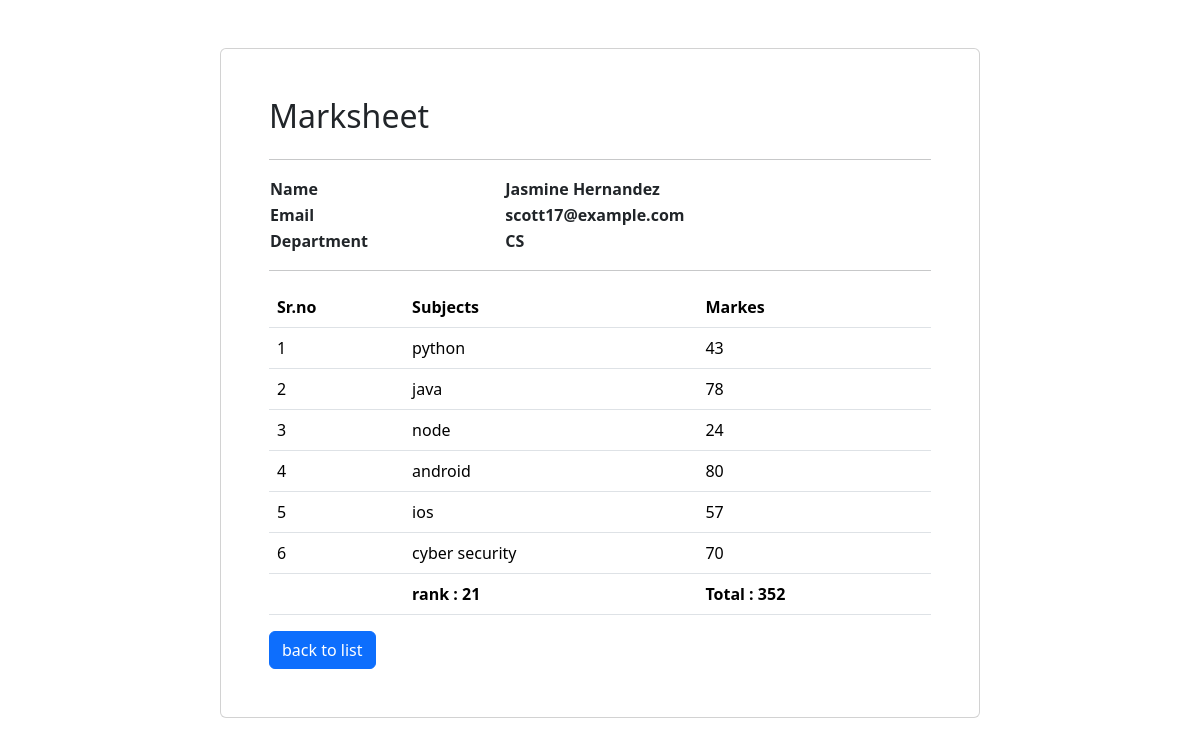
Screenshot of /marksheet?id=4 with the database file from the repository.
### app/models.py (models this page shows)
class marks(models.Model):
    student = models.ForeignKey(student,on_delete=models.CASCADE)
    subject = models.ForeignKey(subject,on_delete=models.CASCADE)
    marks = models.IntegerField(default=0)

class student(models.Model):
    dept = models.ForeignKey(department,on_delete=models.CASCADE)
    stid = models.ForeignKey(stid,on_delete=models.CASCADE)
    name = models.CharField(max_length=20)
    email = models.CharField(max_length=50)
    age = models.IntegerField()

class department(models.Model):
    name = models.CharField(max_length=20)

class subject(models.Model):
    name = models.CharField(max_length=20)

### app/views.py (the view)
# urls.py: path('marksheet',marksheet,name="marksheet")
def marksheet(request):
    id = int(request.GET['id'])
    allstudents = marks.objects.filter(student_id=id)
    sum = allstudents.aggregate(total=Sum("marks"))
    rankstudent = student.objects.annotate(total=Sum("marks__marks")).order_by("-total")
    count=0
    for rank in rankstudent:
        count+=1
        if rank.id==id:
            break
    return render(request,"marksheet.html",{'students':allstudents,'sum':sum,'count':count})

### app/templates/marksheet.html (shortened to what this page needs)
<!DOCTYPE html>
<html lang="en">
<head>
    <link href="https://cdn.jsdelivr.net/npm/bootstrap@5.3.6/dist/css/bootstrap.min.css" rel="stylesheet">
</head>
<body>
    <div class="container">
        <div class="row">
            <div class="col-8 mx-auto card p-5 mt-5">
                <h2>Marksheet</h2>
                <hr>
                <table>
                    <tr>
                        <th>Name</th>
                        <th colspan="2">{{students.0.student.name}}</th>
                    </tr>
                    <tr>
                        <th>Email</th>
                        <th colspan="2">{{students.0.student.email}}</th>
                    </tr>
                    <tr>
                        <th>Department</th>
                        <th colspan="2">{{students.0.student.dept.name}}</th>
                    </tr>
                </table>
                <hr>
                <table class="table">
                    <tr>
                        <th>Sr.no</th>
                        <th>Subjects</th>
                        <th>Markes</th>
                    </tr>
                    {%for student in students%}
                        <tr>
                            <td>{{forloop.counter}}</td>
                            <td>{{student.subject.name}}</td>
                            <td>{{student.marks}}</td>
                        </tr>
                    {%endfor%}
                    <tr>
                        <th></th>
                        <th>rank : {{count}}</th>
                        <th>Total : {{sum.total}}</th>
                    </tr>
                </table>
                <span><a href="{%url 'index'%}" class="btn btn-primary">back to list</a></span>
            </div>
        </div>
    </div>
</body>
</html>

### rows the page displays
marks: student.name "Jasmine Hernandez", student.email "scott17@example.com", student.name "CS", subject.name "python", marks "43"
marks: subject.name "java", marks "78"
marks: subject.name "node", marks "24"
marks: subject.name "android", marks "80"
marks: subject.name "ios", marks "57"
marks: subject.name "cyber security", marks "70"

### other values shown
{{ count }} "21"
{{ sum.total }} "352"
